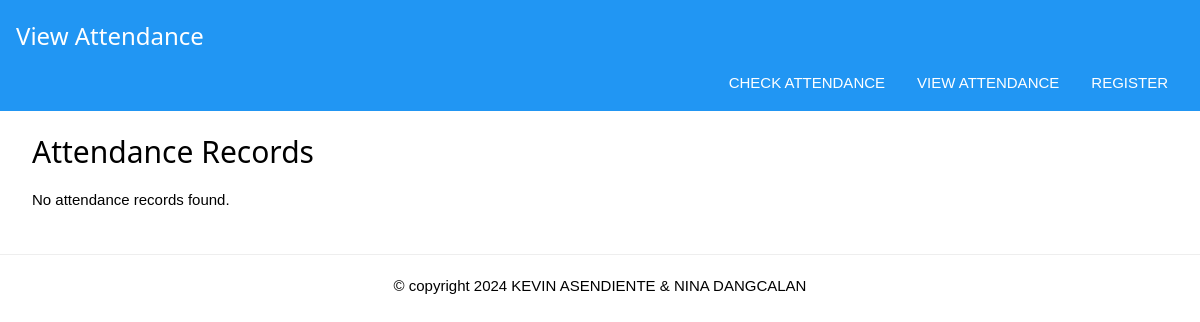
The page /viewattendance on the database as committed earlier.
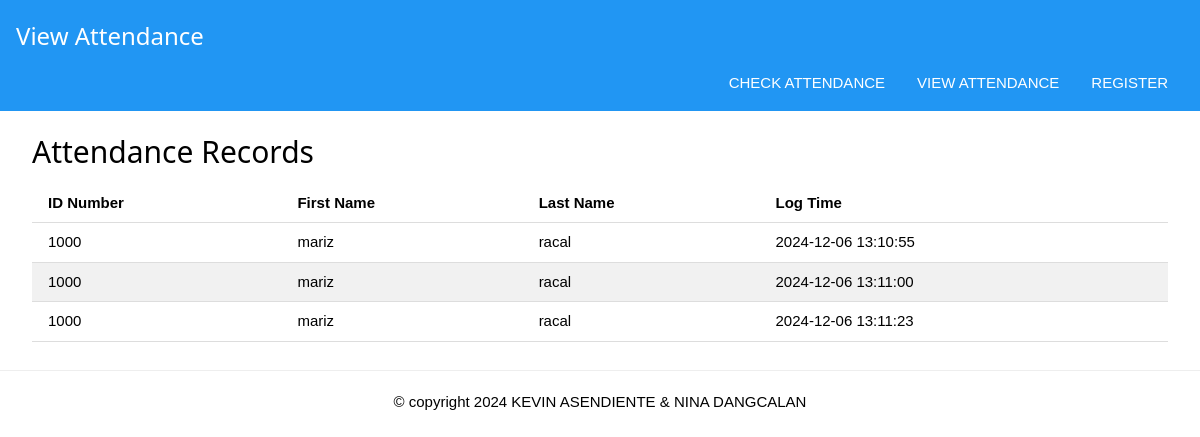
The same page on the database as committed later.
### tables this page shows
CREATE TABLE attendance
(id integer primary key autoincrement,
idno varchar(10),
lastname varchar(50),
firstname varchar(50),
logtime varchar(80));

### app.py (the view)
@app.route("/viewattendance")
def viewattendance():
    attendances = getall_records('attendance')
    return render_template("view_attendance.html", pagetitle="View Attendance", attendances=attendances)

### dbhelper.py (called while the page is built)
def getprocess(sql:str)->list:
    db = connect(database)
    cursor = db.cursor()
    cursor.row_factory = Row
    cursor.execute(sql)
    data:list = cursor.fetchall()
    db.close()
    return data

def getall_records(table:str)->list:
    sql:str = f"SELECT * FROM `{table}`"
    return getprocess(sql)

### templates/view_attendance.html
{% extends 'base.html' %}
{% block menu %}
<div class="w3-bar w3-blue">
    <a href="/" class="w3-button w3-right">REGISTER</a>
    <a href="/viewattendance" class="w3-button w3-right">VIEW ATTENDANCE</a>
    <a href="/checkattendance" class="w3-button w3-right">CHECK ATTENDANCE</a>
</div>
{% endblock %}
{% block content %}
<div class="w3-container">
    <h2>Attendance Records</h2>
    {% if attendances %}
    <table class="w3-table w3-bordered w3-striped">
        <thead>
            <tr>
                <th>ID Number</th>
                <th>First Name</th>
                <th>Last Name</th>
                <th>Log Time</th>
            </tr>
        </thead>
        <tbody>
            {% for attendance in attendances %}
            <tr>
                <td>{{ attendance['idno'] }}</td>
                <td>{{ attendance['firstname'] }}</td>
                <td>{{ attendance['lastname'] }}</td>
                <td>{{ attendance['logtime'] }}</td>
            </tr>
            {% endfor %}
        </tbody>
    </table>
    {% else %}
    <p>No attendance records found.</p>
    {% endif %}
</div>
{% endblock %}

Rows that differ between the two databases and show on the page:
added attendance: idno "1000", firstname "mariz", lastname "racal", logtime "2024-12-06 13:10:55"
added attendance: idno "1000", firstname "mariz", lastname "racal", logtime "2024-12-06 13:11:00"
added attendance: idno "1000", firstname "mariz", lastname "racal", logtime "2024-12-06 13:11:23"
Other text that changed with them:
text no longer shown: "No attendance records found."
text now shown: "ID Number First Name Last Name Log Time"
